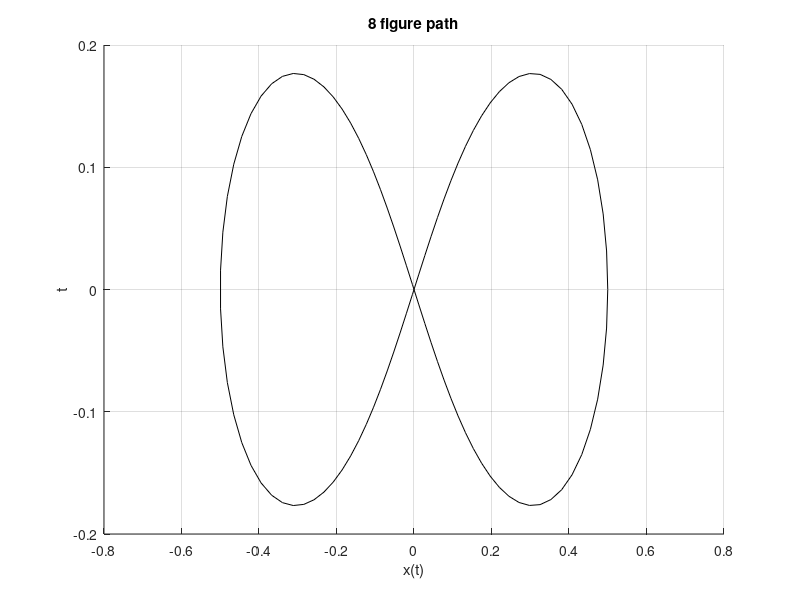

Write MATLAB code to recreate this figure.
% To plot the 8 figure path

% Initialise
t = linspace(0 , 2 * pi , 100);
A = 0.5 / sqrt(2); % Value chosen such that x is limited to -0.5m and 0.5m

% Equations given
X_Function = (A * sqrt(2) * cos(t) ) ./ ( (sin(t).^2) + 1);
Y_Function = (A * sqrt(2) * (cos(t) .* sin(t) ) ) ./ ( (sin(t).^2) + 1);

% Plotting the graph
figure(1);
hold on
grid on
title('8 figure path')
xlabel('x(t)')
ylabel('t')
plot( X_Function , Y_Function , 'k')